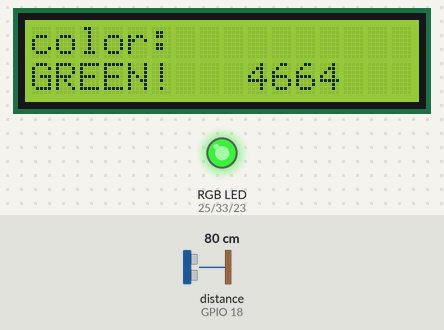
The sketch below on a simulated ESP32. On the bench: 16×2 character LCD, an RGB LED mixed from three pins (HIGH = lit). Wiring (inferred from the names in the program): ultrasonic range finder: trigger GPIO 5; echo GPIO 18. The inputs (shaded band) are chosen by the test bench; at power-on: distance to the obstacle (sensor on GPIO 18) 80 cm. The echo pulse lasts 58.3 µs per cm; pins used as bus, display or sensor lines are not drawn; what the sketch prints to the serial monitor is not drawn.

Above: at 1.2 s.
1.3 s: distance to the obstacle (sensor on GPIO 18) set to 24 cm
At 2.8 s:
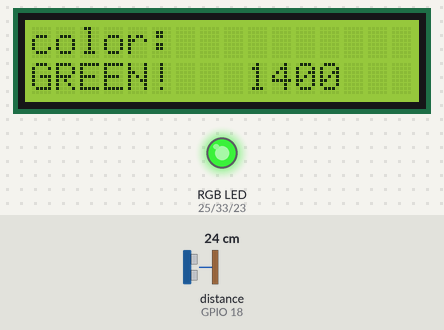
3.1 s: distance to the obstacle (sensor on GPIO 18) set to 20 cm
At 4.3 s:
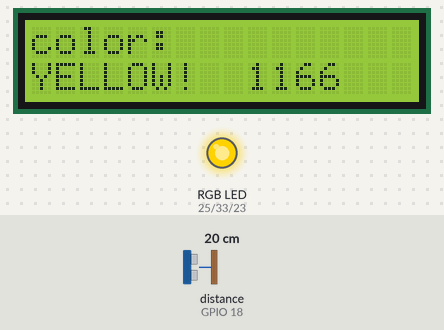
4.6 s: distance to the obstacle (sensor on GPIO 18) set to 6 cm
At 5.9 s:
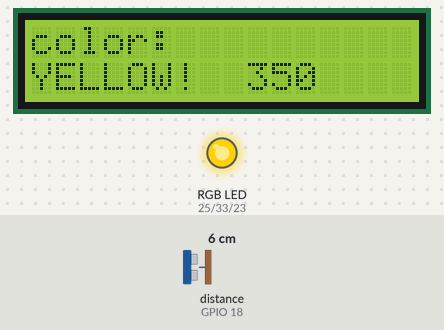
6.2 s: distance to the obstacle (sensor on GPIO 18) set to 3 cm
At 7.5 s:
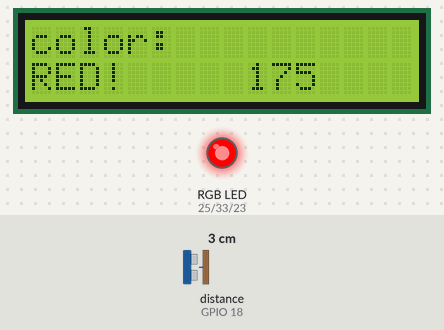
Timing chart, 0 to 8.7 s (numbered marks = the images above; inputs shaded):
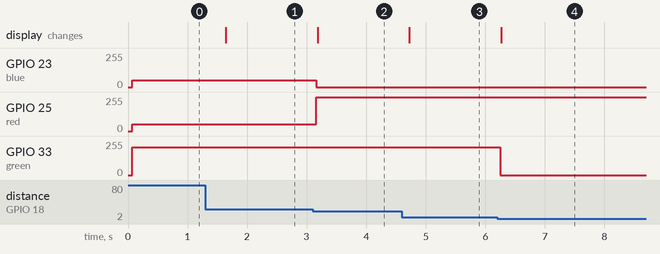

The sketch:

distance_light_rgb_led.ino
```cpp
//
// Jolene Michel
// 3/27/2026
//  Personal Project 1.5: distance light
//
//the goal of this code is to make a working sensor that can read distance from objects. if the sensor is close to a object then the color will change
// the rgb led will change color depending on how close it is. green if far, red if close, and yellow inbetween
// while the sensor is picking up the distance the lcd is displaying the color that is has to be at the certain moment
// to make sure that is getting configured correctly the display also includes the distance that is read to make sure it is following the if statement
//


#include <LiquidCrystal_I2C.h>
LiquidCrystal_I2C lcd(0x27, 16, 2);


const int trigPin = 5;
const int echoPin = 18;

int red = 25;
int blue = 23;
int green = 33;

void setup() {
  pinMode(trigPin, OUTPUT);
  pinMode(echoPin, INPUT);

  pinMode(red, OUTPUT);
  pinMode(blue, OUTPUT);
  pinMode(green, OUTPUT);


  Serial.begin(115200);

    lcd.init();
  lcd.backlight();
lcd.clear();
}

void loop() {
  long distance;

  digitalWrite(trigPin, LOW);
  delayMicroseconds(2);
  digitalWrite(trigPin, HIGH);
  delayMicroseconds(10);
  digitalWrite(trigPin, LOW);

  distance = pulseIn(echoPin, HIGH, 30000);

  Serial.println(distance);

  if (distance <= 250) {
  analogWrite(red, 255);
  analogWrite(green, 0);
  analogWrite(blue, 0);
    lcd.clear();

      lcd.setCursor(0, 0);
    lcd.print("color:");

    lcd.setCursor(0, 1);

      lcd.print("RED!");
     lcd.setCursor(9, 1);
     lcd.print(distance);

  }
  else if ((distance < 1250) && (distance > 250)) {
  analogWrite(red, 255);
  analogWrite(green, 210);
  analogWrite(blue, 0);
lcd.clear();

       lcd.setCursor(0, 0);
    lcd.print("color:");

    lcd.setCursor(0, 1);

      lcd.print("YELLOW!");
      lcd.setCursor(9, 1);
     lcd.print(distance);


  }
  else {
  analogWrite(red, 51);
  analogWrite(green, 210);
  analogWrite(blue, 51);
    lcd.clear();

      lcd.setCursor(0, 0);
    lcd.print("color:");

    lcd.setCursor(0, 1);

    lcd.print("GREEN!");
      lcd.setCursor(9, 1);
      lcd.print(distance);

  }

  delay(750);
}                                                                                                                                                                                             
```

Measured:
- the behaviour switches between 22 and 21 cm on distance to the obstacle (sensor on GPIO 18) (found by bisection; images 1 and 2)
- the behaviour switches between 5 and 4 cm on distance to the obstacle (sensor on GPIO 18) (found by bisection; images 3 and 4)
- after the input at 1.3 s, the display: changes after 0.34 s (image 1)
- after the input at 3.1 s, GPIO 23 (blue): 51/255 → 0/255 after 0.06 s; GPIO 25 (red): 51/255 → 255/255 after 0.06 s; the display: changes after 0.08 s (image 2)
- after the input at 4.6 s, the display: changes after 0.13 s (image 3)
- after the input at 6.2 s, GPIO 33 (green): 210/255 → 0/255 after 0.05 s; the display: changes after 0.07 s (image 4)
